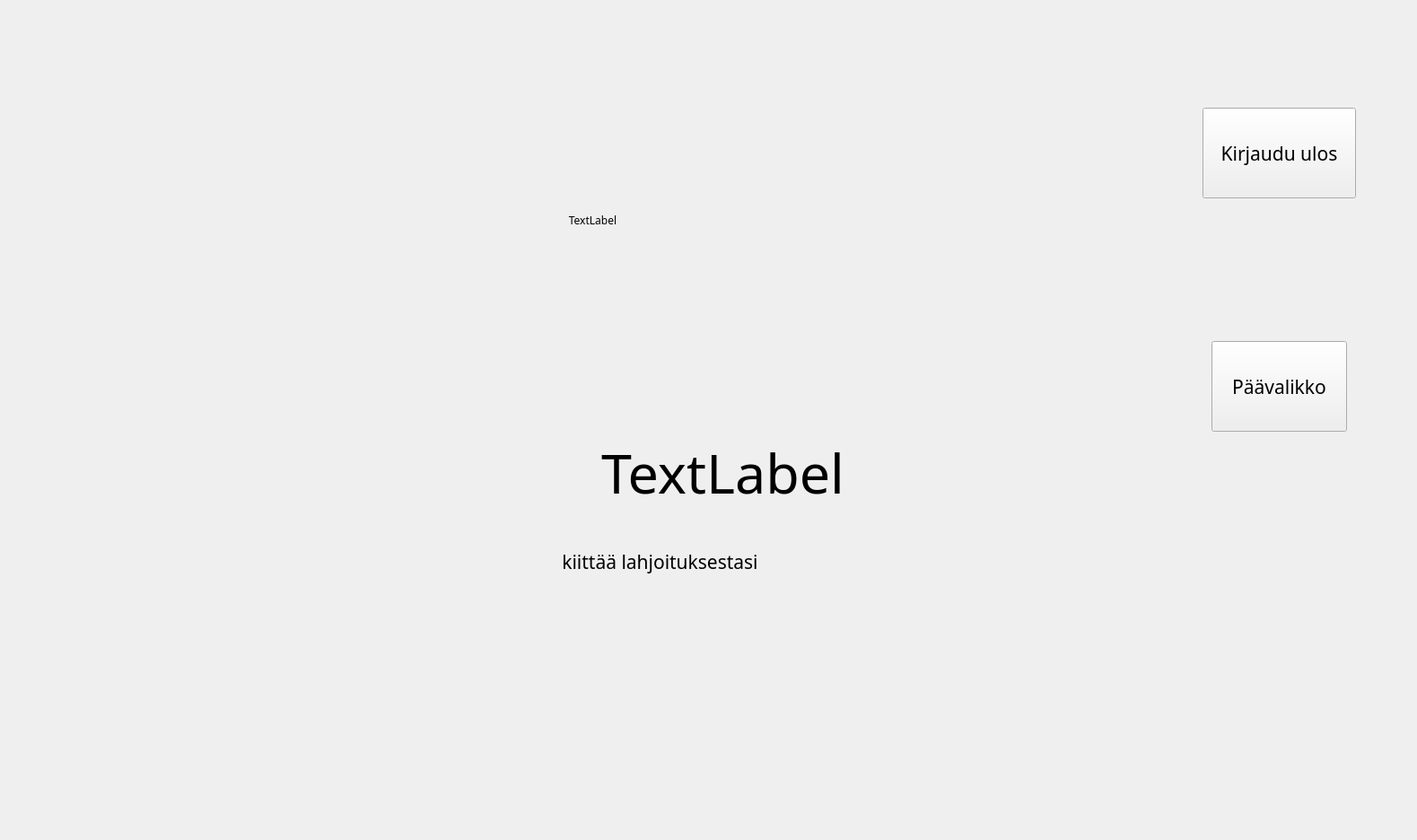
<?xml version="1.0" encoding="UTF-8"?>
<ui version="4.0">
 <class>ThankYouCard</class>
 <widget class="QWidget" name="ThankYouCard">
  <property name="geometry">
   <rect>
    <x>0</x>
    <y>0</y>
    <width>1579</width>
    <height>936</height>
   </rect>
  </property>
  <property name="font">
   <font>
    <family>HP Simplified</family>
   </font>
  </property>
  <property name="windowTitle">
   <string>Form</string>
  </property>
  <widget class="QLabel" name="labelDonateText">
   <property name="geometry">
    <rect>
     <x>450</x>
     <y>600</y>
     <width>571</width>
     <height>51</height>
    </rect>
   </property>
   <property name="font">
    <font>
     <pointsize>16</pointsize>
    </font>
   </property>
   <property name="text">
    <string>kiittää lahjoituksestasi</string>
   </property>
   <property name="alignment">
    <set>Qt::AlignCenter</set>
   </property>
  </widget>
  <widget class="QLabel" name="labelDonateTarget">
   <property name="geometry">
    <rect>
     <x>440</x>
     <y>480</y>
     <width>731</width>
     <height>91</height>
    </rect>
   </property>
   <property name="font">
    <font>
     <pointsize>46</pointsize>
    </font>
   </property>
   <property name="text">
    <string>TextLabel</string>
   </property>
   <property name="alignment">
    <set>Qt::AlignCenter</set>
   </property>
  </widget>
  <widget class="QPushButton" name="buttonReturnMenu">
   <property name="geometry">
    <rect>
     <x>1350</x>
     <y>380</y>
     <width>151</width>
     <height>101</height>
    </rect>
   </property>
   <property name="font">
    <font>
     <pointsize>16</pointsize>
    </font>
   </property>
   <property name="text">
    <string>Päävalikko</string>
   </property>
  </widget>
  <widget class="QPushButton" name="buttonLogout">
   <property name="geometry">
    <rect>
     <x>1340</x>
     <y>120</y>
     <width>171</width>
     <height>101</height>
    </rect>
   </property>
   <property name="font">
    <font>
     <pointsize>16</pointsize>
    </font>
   </property>
   <property name="text">
    <string>Kirjaudu ulos</string>
   </property>
  </widget>
  <widget class="QLabel" name="labelDonateImage">
   <property name="geometry">
    <rect>
     <x>430</x>
     <y>80</y>
     <width>461</width>
     <height>331</height>
    </rect>
   </property>
   <property name="text">
    <string>TextLabel</string>
   </property>
   <property name="alignment">
    <set>Qt::AlignCenter</set>
   </property>
  </widget>
 </widget>
 <resources/>
 <connections/>
</ui>
